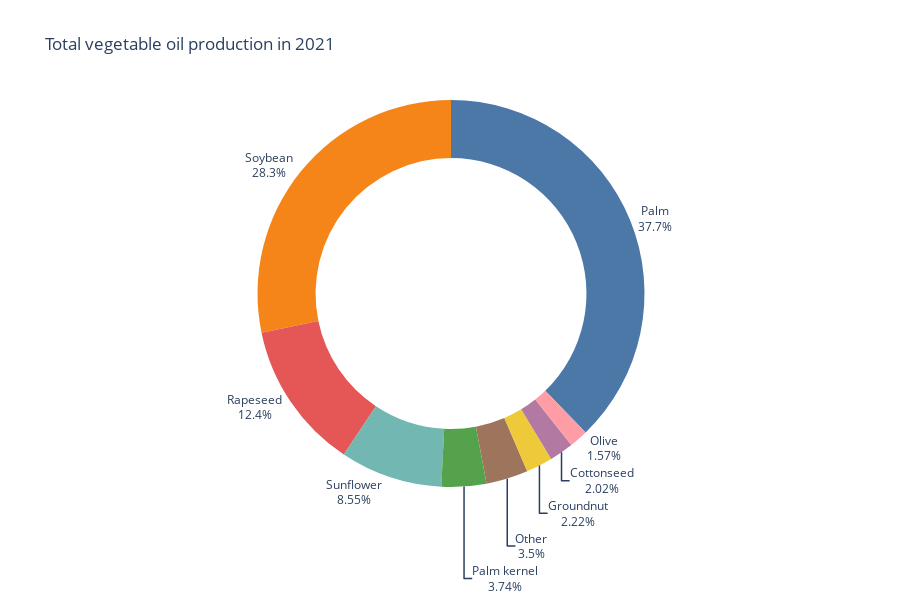

Notebook cell for this chart:
### Markdown cell above
In fact, as you can see in the following chart, almost 40 per cent of all vegetable oil in the world comes from the oil palm. Should this be replaced by any other oil, the total land area on which oil crops are grown would be at least doubled.

### Code cell
import pandas as pd
import plotly.graph_objects as go

# Load the dataset
oils_df = pd.read_csv('../Datasets/vegetable-oil-production.csv')

# Filter for the entity 'World'
world_df = oils_df[oils_df['Entity'] == 'World']

# Filter for the year 2021
df_2021 = world_df.loc[world_df['Year'] == 2021]

# Drop unnecessary columns
df_2021_clean = df_2021.drop(columns=['Entity', 'Code', 'Year'])

# Calculate the mean for each type of oil yield for the year 2021, ignoring NaNs
mean_columns_2021 = df_2021_clean.mean()

# Sort the mean values in descending order
mean_columns_2021_sorted = mean_columns_2021.sort_values(ascending=False)

# Combine the lowest 5 categories into 'Other'
top_categories = mean_columns_2021_sorted[:-5]
other_category = mean_columns_2021_sorted[-5:].sum()
mean_combined = pd.concat([top_categories, pd.Series({'Other': other_category})])

# Prepare the data for the Plotly chart
labels = mean_combined.index.tolist()
values = mean_combined.values.tolist()
colors = px.colors.qualitative.T10

# Create the donut chart using Plotly
fig = go.Figure(data=[go.Pie(
    labels=labels, 
    values=values, 
    hole=.7,  # Set the hole size for the donut chart
    textinfo='label+percent',
    textposition='outside',
    insidetextorientation='radial',
    marker=dict(colors=colors)
    )])

fig.update_layout(
    title_text='Total vegetable oil production in 2021',
    showlegend=False,
    height=600 
)

# Show the plot
fig.show()

### Figure 1 — Plotly figure (JSON) as saved in the notebook; plotly's stock layout.template omitted (floating-point values rounded to 4 significant figures)
{"data": [{"hole": 0.7, "insidetextorientation": "radial", "labels": ["Palm", "Soybean", "Rapeseed", "Sunflower", "Palm kernel", "Groundnut", "Cottonseed", "Olive", "Other"], "marker": {"colors": ["#4C78A8", "#F58518", "#E45756", "#72B7B2", "#54A24B", "#EECA3B", "#B279A2", "#FF9DA6", "#9D755D", "#BAB0AC"]}, "textinfo": "label+percent", "textposition": "outside", "type": "pie", "values": [80584560, 60315692, 26469122, 18251694, 7991699, 4749601, 4305035, 3348000.0, 7463000.0]}], "layout": {"height": 600, "showlegend": false, "title": {"text": "Total vegetable oil production in 2021"}}}
